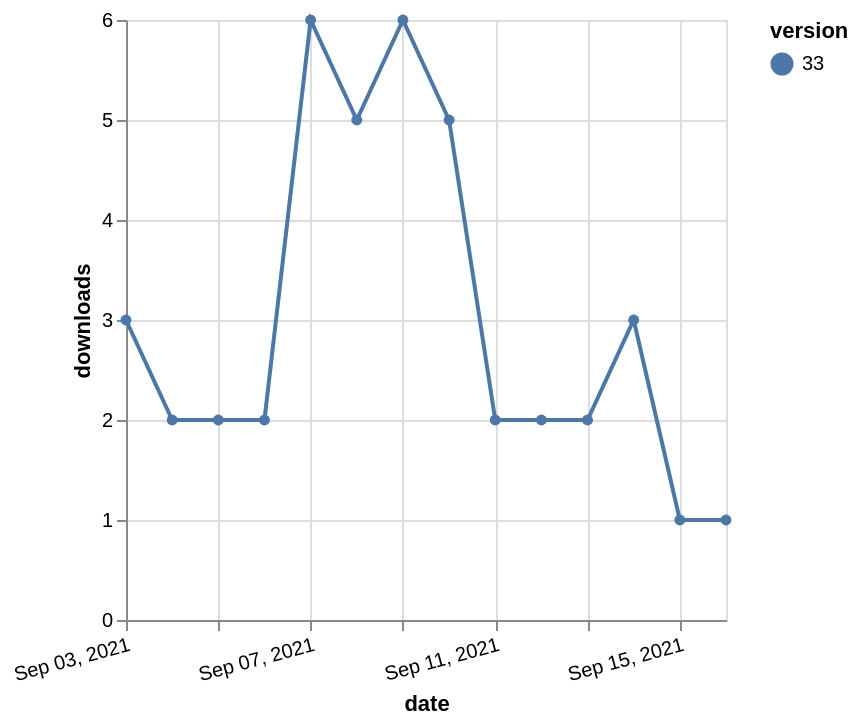

Source (Vega-Lite JSON):
### Vega-Lite specification from a JSON file in a GitHub repository (floating-point values rounded to 4 significant figures)
{"$schema": "https://vega.github.io/schema/vega-lite/v5.json", "description": "A simple bar chart with embedded data.", "data": {"values": [{"date": "2021-09-03", "total": 2054, "delta": 3, "version": "33"}, {"date": "2021-09-04", "total": 2056, "delta": 2, "version": "33"}, {"date": "2021-09-05", "total": 2058, "delta": 2, "version": "33"}, {"date": "2021-09-06", "total": 2060, "delta": 2, "version": "33"}, {"date": "2021-09-07", "total": 2066, "delta": 6, "version": "33"}, {"date": "2021-09-08", "total": 2071, "delta": 5, "version": "33"}, {"date": "2021-09-09", "total": 2077, "delta": 6, "version": "33"}, {"date": "2021-09-10", "total": 2082, "delta": 5, "version": "33"}, {"date": "2021-09-11", "total": 2084, "delta": 2, "version": "33"}, {"date": "2021-09-12", "total": 2086, "delta": 2, "version": "33"}, {"date": "2021-09-13", "total": 2088, "delta": 2, "version": "33"}, {"date": "2021-09-14", "total": 2091, "delta": 3, "version": "33"}, {"date": "2021-09-15", "total": 2092, "delta": 1, "version": "33"}, {"date": "2021-09-16", "total": 2093, "delta": 1, "version": "33"}]}, "width": "container", "mark": {"type": "line", "point": {"filled": true}}, "encoding": {"x": {"field": "date", "type": "temporal", "timeUnit": "yearmonthdate", "title": "date", "axis": {"labelAngle": -15}}, "y": {"field": "delta", "type": "quantitative", "title": "downloads"}, "color": {"field": "version", "type": "nominal"}, "tooltip": {"field": "delta"}}}
